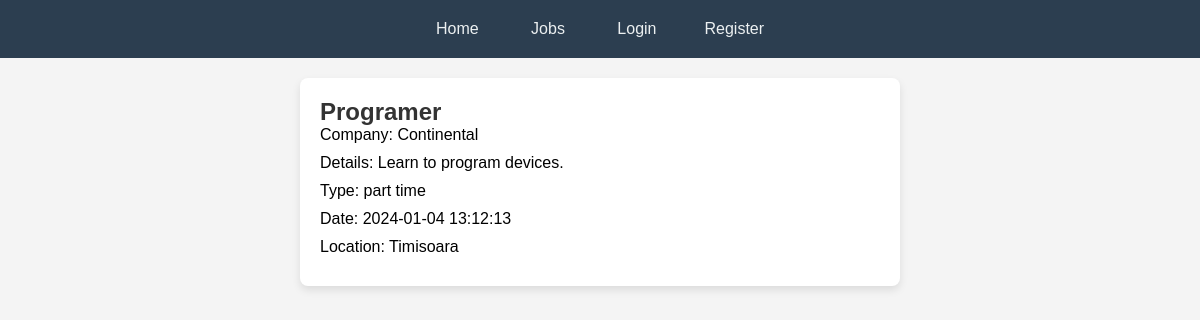
The app's page /job_details.php?id=1 with its own data.
### tables this page shows
CREATE TABLE `jobs` (
  `id` int(11) NOT NULL,
  `job_title` varchar(255) NOT NULL,
  `job_description` text NOT NULL,
  `company` varchar(255) NOT NULL,
  `location` varchar(255) NOT NULL,
  `job_type` enum('full time','part time') NOT NULL DEFAULT 'full time',
  `post_date` timestamp NOT NULL DEFAULT current_timestamp(),
  `user_id` int(11) NOT NULL
);

### job_details.php (the view, shortened to what this page needs)
<html>
    <head>
        <link rel="stylesheet" type="text/css" href="style/indexStyle.css">
        <link rel="stylesheet" type="text/css" href="style/jobDetailsStyle.css">
    </head>
    <body>
        <ul>
            <li><a href="index.php">Home</a></li>
            <li><a href="jobs.php">Jobs</a></li>
            <li>
                <?php
                    require 'connection/config.php';
                    if (isset($_SESSION['login']) && $_SESSION['login'] === true) {
                        if ($_SESSION['admin'] == 1) {
                            echo '<a href="admin_dashboard.php">Dashboard (Admin)</a>';
                        } else {
                            echo '<a href="user_dashboard.php">Dashboard (User)</a>';
                        }
                        echo '</li>';
                        echo '<li><a href="logout.php">Logout</a></li>';
                        echo '<li><a href="profile.php">Profile</a></li>';
                    } else {
                        echo '<a href="login.php">Login</a></li>';
                        echo '<li><a href="registration.php">Register</a></li>';
                    }
                ?>
        </ul>
        <div class="job-details-container">
        <?php
        if (isset($_GET['id'])) {
            $jobId = $_GET['id'];
            $query = "SELECT * FROM jobs WHERE id = '$jobId'";
            $result = mysqli_query($conn, $query);
            if ($result && mysqli_num_rows($result) > 0) {
                $jobDetails = mysqli_fetch_assoc($result);
                echo '<h2>' . $jobDetails['job_title'] . '</h2>';
                echo '<p>Company: ' . $jobDetails['company'] . '</p>';
                echo '<p>Details: ' . $jobDetails['job_description'] . '</p>';
                echo '<p>Type: ' . $jobDetails['job_type'] . '</p>';
                echo '<p>Date: ' . $jobDetails['post_date'] . '</p>';
                echo '<p>Location: ' . $jobDetails['location'] . '</p>';
            } else {
                echo '<p>No job details available.</p>';
            }
        } else {
            echo '<p>No job ID specified.</p>';
        }
        ?>
    </div>
    </body>
</html>

### style/indexStyle.css (style rules this page uses)
* { margin: 0; padding: 0; box-sizing: border-box; }
body { font-family: Arial, sans-serif; background-color: #f4f4f4; margin: 0; padding: 0; }
ul { list-style: none; background-color: #2c3e50; overflow: hidden; text-align: center; }
ul li { display: inline-block; }
ul li a { display: block; color: #ecf0f1; text-align: center; padding: 20px 24px; text-decoration: none; transition: background-color 0.3s ease, color 0.3s ease; }

### style/jobDetailsStyle.css (style rules this page uses)
.job-details-container { max-width: 600px; margin: 20px auto; padding: 20px; background-color: #ffffff; border-radius: 8px; box-shadow: 0 4px 8px rgba(0, 0, 0, 0.1); }
.job-details-container h2 { color: #333; }
.job-details-container p { font-size: 16px; margin-bottom: 10px; }

### records on screen
jobs: job_title "Programer", company "Continental", job_description "Learn to program devices.", job_type "part time", post_date "2024-01-04 13:12:13", location "Timisoara"
